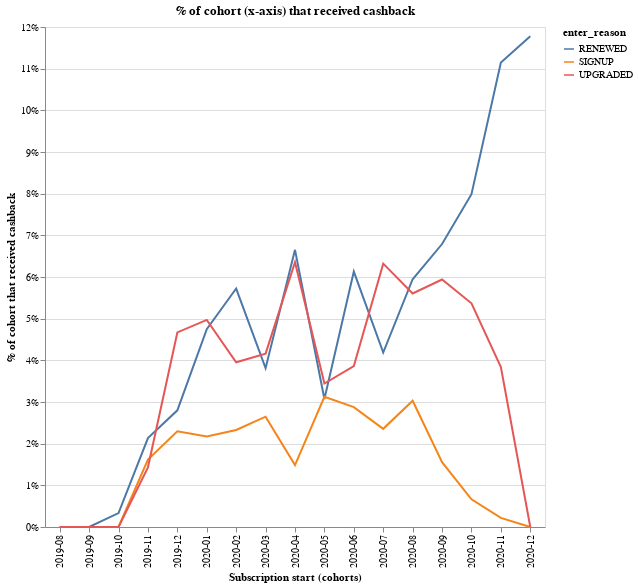

Notebook cell for this chart:
### Code cell
df = pd.read_csv("cashbacks.csv", compression="gzip")
users = pd.read_csv("users.csv", compression="gzip")

df["month"] = df["month"].astype(str).str.slice(stop=10)
df = df.groupby(["user_id", "month"])["bank_balance_impact"].agg("sum").reset_index()

users["start_time"] = users["start_time"].astype(str)

users = users.merge(
    df, left_on=["user_id", "start_time"], right_on=["user_id", "month"], how="left"
)

users.loc[users["subscription_valid_from"] >= "2020-01-01", :]
users["subscription_valid_from"] = (
    users["subscription_valid_from"].astype(str).str.slice(stop=7)
)

# check what % of mau got cashback.
users["cashback"] = 1
users.loc[users["bank_balance_impact"].isnull() == True, "cashback"] = 0

users = (
    users.groupby(["subscription_valid_from", "enter_reason"])["cashback"]
    .agg("mean")
    .reset_index()
)


alt.Chart(users).mark_line().encode(
    x=alt.X(
        "subscription_valid_from:N", axis=alt.Axis(title="Subscription start (cohorts)")
    ),
    y=alt.Y(
        "cashback:Q",
        axis=alt.Axis(format="%", title="% of cohort that received cashback"),
    ),
    color="enter_reason:N",
).properties(width=500, height=500, title="% of cohort (x-axis) that received cashback")

### Figure 1 — Vega-Lite specification as saved in the notebook (floating-point values rounded to 4 significant figures)
{"config": {"view": {"continuousWidth": 400, "continuousHeight": 300}}, "data": {"name": "data-c4ae1d8f74c898dea215f7b65e80b802"}, "mark": "line", "encoding": {"color": {"type": "nominal", "field": "enter_reason"}, "x": {"type": "nominal", "axis": {"title": "Subscription start (cohorts)"}, "field": "subscription_valid_from"}, "y": {"type": "quantitative", "axis": {"format": "%", "title": "% of cohort that received cashback"}, "field": "cashback"}}, "height": 500, "title": "% of cohort (x-axis) that received cashback", "width": 500, "$schema": "https://vega.github.io/schema/vega-lite/v4.8.1.json", "datasets": {"data-c4ae1d8f74c898dea215f7b65e80b802": [{"subscription_valid_from": "2019-08", "enter_reason": "RENEWED", "cashback": 0.0}, {"subscription_valid_from": "2019-08", "enter_reason": "SIGNUP", "cashback": 0.0}, {"subscription_valid_from": "2019-08", "enter_reason": "UPGRADED", "cashback": 0.0}, {"subscription_valid_from": "2019-09", "enter_reason": "RENEWED", "cashback": 0.0}, {"subscription_valid_from": "2019-09", "enter_reason": "SIGNUP", "cashback": 0.0}, {"subscription_valid_from": "2019-09", "enter_reason": "UPGRADED", "cashback": 0.0}, {"subscription_valid_from": "2019-10", "enter_reason": "RENEWED", "cashback": 0.003344}, {"subscription_valid_from": "2019-10", "enter_reason": "SIGNUP", "cashback": 0.0}, {"subscription_valid_from": "2019-10", "enter_reason": "UPGRADED", "cashback": 0.0}, {"subscription_valid_from": "2019-11", "enter_reason": "RENEWED", "cashback": 0.02136}, {"subscription_valid_from": "2019-11", "enter_reason": "SIGNUP", "cashback": 0.0162}, {"subscription_valid_from": "2019-11", "enter_reason": "UPGRADED", "cashback": 0.01432}, {"subscription_valid_from": "2019-12", "enter_reason": "RENEWED", "cashback": 0.028}, {"subscription_valid_from": "2019-12", "enter_reason": "SIGNUP", "cashback": 0.02295}, {"subscription_valid_from": "2019-12", "enter_reason": "UPGRADED", "cashback": 0.04669}, {"subscription_valid_from": "2020-01", "enter_reason": "RENEWED", "cashback": 0.04748}, {"subscription_valid_from": "2020-01", "enter_reason": "SIGNUP", "cashback": 0.02171}, {"subscription_valid_from": "2020-01", "enter_reason": "UPGRADED", "cashback": 0.04971}, {"subscription_valid_from": "2020-02", "enter_reason": "RENEWED", "cashback": 0.05723}, {"subscription_valid_from": "2020-02", "enter_reason": "SIGNUP", "cashback": 0.02327}, {"subscription_valid_from": "2020-02", "enter_reason": "UPGRADED", "cashback": 0.03953}, {"subscription_valid_from": "2020-03", "enter_reason": "RENEWED", "cashback": 0.03812}, {"subscription_valid_from": "2020-03", "enter_reason": "SIGNUP", "cashback": 0.02648}, {"subscription_valid_from": "2020-03", "enter_reason": "UPGRADED", "cashback": 0.0416}, {"subscription_valid_from": "2020-04", "enter_reason": "RENEWED", "cashback": 0.06652}, {"subscription_valid_from": "2020-04", "enter_reason": "SIGNUP", "cashback": 0.01486}, {"subscription_valid_from": "2020-04", "enter_reason": "UPGRADED", "cashback": 0.06356}, {"subscription_valid_from": "2020-05", "enter_reason": "RENEWED", "cashback": 0.03071}, {"subscription_valid_from": "2020-05", "enter_reason": "SIGNUP", "cashback": 0.03125}, {"subscription_valid_from": "2020-05", "enter_reason": "UPGRADED", "cashback": 0.03442}, {"subscription_valid_from": "2020-06", "enter_reason": "RENEWED", "cashback": 0.0613}, {"subscription_valid_from": "2020-06", "enter_reason": "SIGNUP", "cashback": 0.02877}, {"subscription_valid_from": "2020-06", "enter_reason": "UPGRADED", "cashback": 0.03861}, {"subscription_valid_from": "2020-07", "enter_reason": "RENEWED", "cashback": 0.04188}, {"subscription_valid_from": "2020-07", "enter_reason": "SIGNUP", "cashback": 0.02356}, {"subscription_valid_from": "2020-07", "enter_reason": "UPGRADED", "cashback": 0.06321}, {"subscription_valid_from": "2020-08", "enter_reason": "RENEWED", "cashback": 0.05946}, {"subscription_valid_from": "2020-08", "enter_reason": "SIGNUP", "cashback": 0.03029}, {"subscription_valid_from": "2020-08", "enter_reason": "UPGRADED", "cashback": 0.05603}, {"subscription_valid_from": "2020-09", "enter_reason": "RENEWED", "cashback": 0.06791}, {"subscription_valid_from": "2020-09", "enter_reason": "SIGNUP", "cashback": 0.01557}, {"subscription_valid_from": "2020-09", "enter_reason": "UPGRADED", "cashback": 0.0594}, {"subscription_valid_from": "2020-10", "enter_reason": "RENEWED", "cashback": 0.07988}, {"subscription_valid_from": "2020-10", "enter_reason": "SIGNUP", "cashback": 0.006657}, {"subscription_valid_from": "2020-10", "enter_reason": "UPGRADED", "cashback": 0.05368}, {"subscription_valid_from": "2020-11", "enter_reason": "RENEWED", "cashback": 0.1115}, {"subscription_valid_from": "2020-11", "enter_reason": "SIGNUP", "cashback": 0.002171}, {"subscription_valid_from": "2020-11", "enter_reason": "UPGRADED", "cashback": 0.03836}, {"subscription_valid_from": "2020-12", "enter_reason": "RENEWED", "cashback": 0.1178}, {"subscription_valid_from": "2020-12", "enter_reason": "SIGNUP", "cashback": 0.0}, {"subscription_valid_from": "2020-12", "enter_reason": "UPGRADED", "cashback": 0.0}]}}
